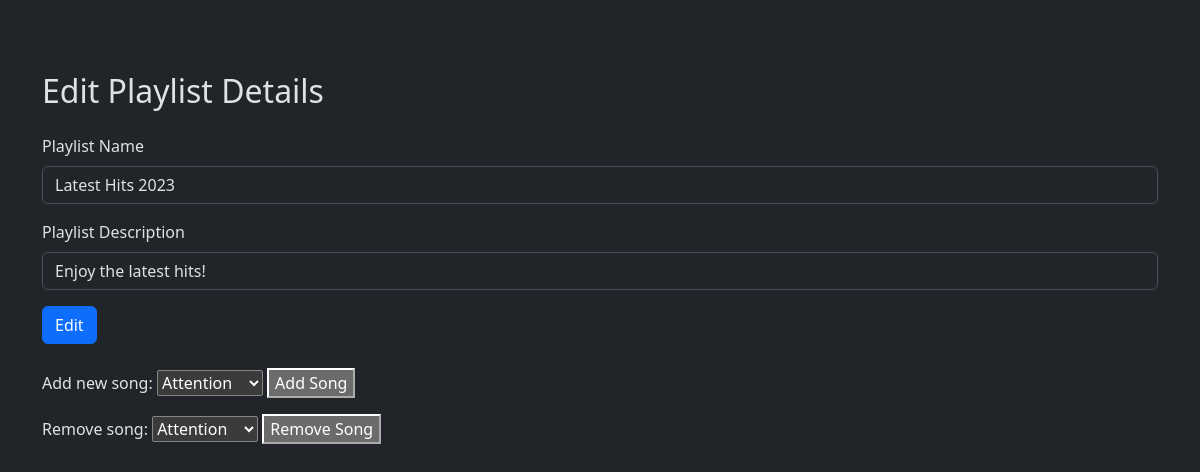
Page /edit/playlist/1 (signed in) on the earlier database version.
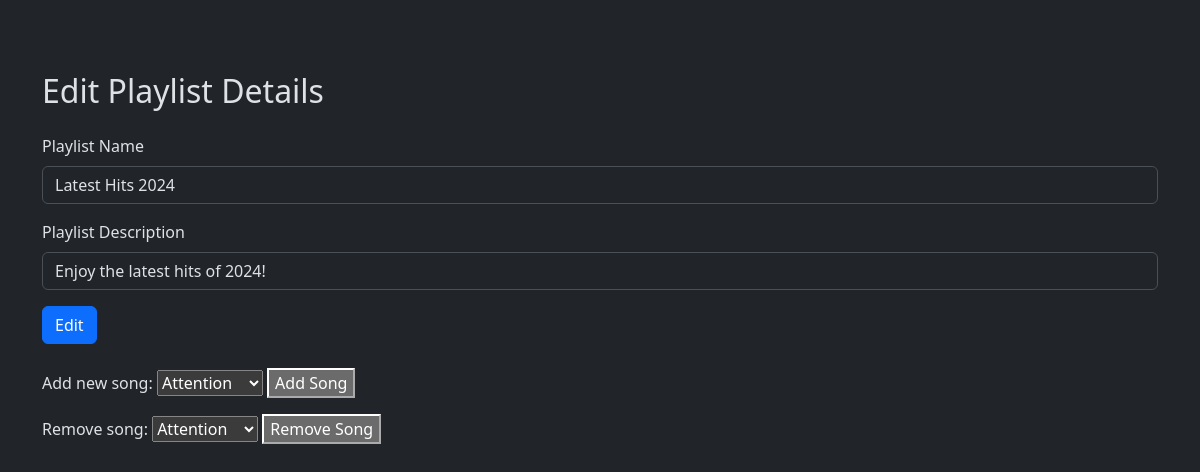
Same page on the later database version.
### app.py (models this page shows)
class Playlist(db.Model):
    id = db.Column(db.Integer, primary_key=True)
    name = db.Column(db.String(200), nullable=False)
    img = db.Column(db.String(300))
    desc = db.Column(db.String(1000))
    creator_id = db.Column(db.Integer, db.ForeignKey(
        'user.id'), nullable=False)
    songs = db.relationship(
        'Songs', secondary='playlist_songs', backref='playlists')
    playlist_songs = db.Table('playlist_songs',
                              db.Column('playlist_id', db.Integer, db.ForeignKey(
                                  'playlist.id'), primary_key=True),
                              db.Column('song_id', db.Integer, db.ForeignKey(
                                  'songs.id'), primary_key=True)
                              )

### app.py (the view, shortened to what this page needs)
@app.route('/edit/playlist/<int:id>', methods=['POST', 'GET'])
@login_required
def edit_playlist(id):
    playlist = Playlist.query.get(id)
    if current_user.id == playlist.creator_id or current_user.id == 1:
        songs = Songs.query.all()
        return render_template('edit_playlist.html', playlist=playlist, songs=songs)
    return redirect(url_for('index'))

### templates/edit_playlist.html (shortened to what this page needs)
<html data-bs-theme="dark">
<head>
  <link href="https://cdn.jsdelivr.net/npm/bootstrap@5.3.2/dist/css/bootstrap.min.css" rel="stylesheet">
</head>
<body>
<div class="container-md-6">
    <div class="container py-4">
    <h2 class="mt-5 mb-4">Edit Playlist Details</h2>
    <form method="POST">
        <div class="mb-3">
            <label for="playlist_name" class="form-label">Playlist Name</label>
            <input type="text" class="form-control" value="{{playlist.name}}" name="playlist_name" required>
        </div>
        <div class="mb-3">
            <label for="playlist_desc" class="form-label">Playlist Description</label>
            <input type="text" class="form-control" value="{{playlist.desc}}" name="playlist_desc" required>
        </div>
        <button class="btn btn-primary" type="submit">Edit</button>
    </form>
    <form method="post" action="{{ url_for('edit_playlist', id=playlist.id) }}" class="mt-4">
        <label for="new_song">Add new song:</label>
        <select id="add_song" name="add_song">
            {% for song in songs %}
            <option value="{{ song.id }}">{{ song.name }}</option>
        {% endfor %}
    </select>
        <button type="submit" name="action" value="add_song">Add Song</button>
    </form>
    <form method="post" action="{{ url_for('edit_playlist', id=playlist.id) }}">
        <label for="remove_song">Remove song:</label>
        <select id="remove_song" name="remove_song">
            {% for song in playlist.songs %}
                <option value="{{ song.id }}">{{ song.name }}</option>
            {% endfor %}
        </select>
        <button type="submit" name="action" value="remove_song">Remove Song</button>
    </form>
  </div>
</div>
</body>
</html>

Differences in the rows shown:
changed Playlist: playlist_name "Latest Hits 2023" → "Latest Hits 2024"; playlist_desc "Enjoy the latest hits!" → "Enjoy the latest hits of 2024!"
